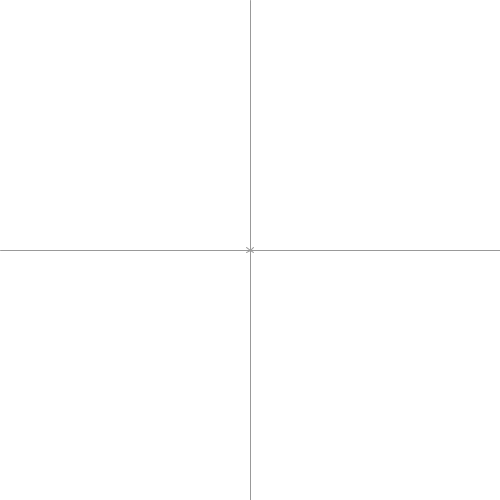
Frame 1 (no input)
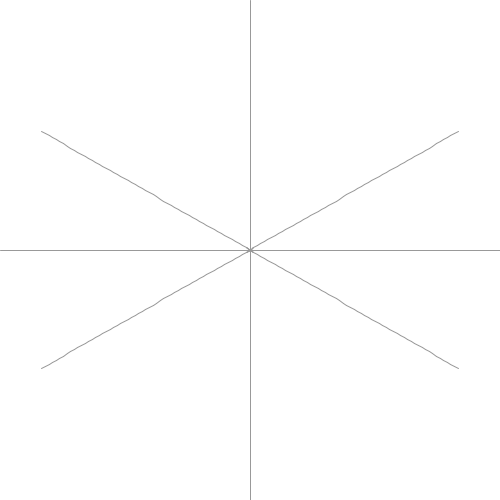
Frame 60 (the mouse pressed at the canvas centre just before this capture)
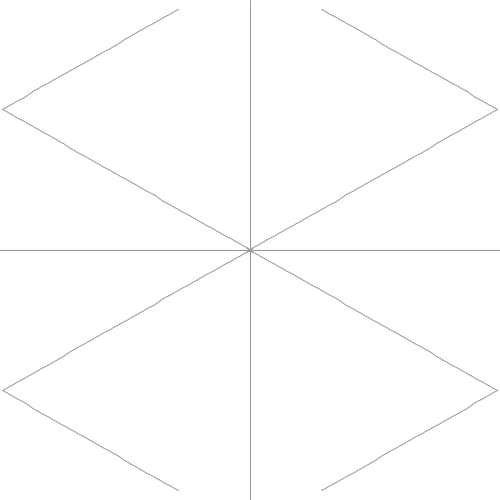
Frame 120 (the mouse held since frame 60 and released just before this capture)

The Processing sketch that drew these frames (run headless with seeded random() and noise(); from frame 60 on, the mouse is pressed at the canvas centre):

// Processing sketch: mirror_bound
// ── mirror_bound.pde
int w,h;
Point pt;
void setup(){
  size(500,500);
  background(#ffffff);
  stroke(#999999);
  w=h=width/2;
  line(0,h,width,h);
  line(w,0,w,height);
  pt=new Point();
}

void draw(){
  pt.show();
}

boolean frame_in_x(PVector pos,PVector speed){return 0<=pos.x+speed.x&&pos.x+speed.x<w;}
boolean frame_in_y(PVector pos,PVector speed){return 0<=pos.y+speed.y&&pos.y+speed.y<h;}

class Point{
  PVector pos;
  PVector speed=new PVector(0,0);
  PVector prev=new PVector(-1,-1);
  Point(){
     //this.pos=new PVector(random(0,w),random(0,h));
     pos=new PVector(w,h);
     speed=new PVector(random(1.0,5.0),random(1.0,5.0));
     prev=pos;
  }
  
  void show(){
    prev=pos.copy();
    pos.add(speed);
    if(!frame_in_x(pos,speed))speed.x*=-1;
    if(!frame_in_y(pos,speed))speed.y*=-1;
    draw_line(prev,pos);
  }
  
  void draw_line(PVector prev,PVector pos){
    
    line(prev.x,prev.y,pos.x,pos.y);
    line(width-prev.x,prev.y,width-pos.x,pos.y);
    line(prev.x,height-prev.y,pos.x,height-pos.y);
    line(width-prev.x,height-prev.y,width-pos.x,height-pos.y);
  }
  
}

void keyPressed(){
 setup();
}
